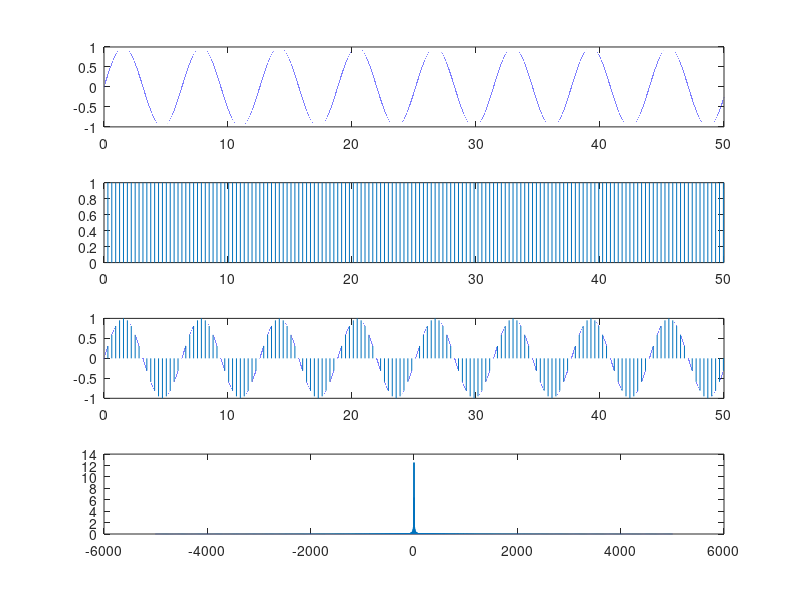

MATLAB code to generate this figure:
ts = 0.0001;
t = 0:ts:50;
x = (square(10*t,50)+1)/2;
y = sin(t);
subplot(4,1,1)
plot(t,y)
subplot(4,1,2)
plot(t,x)
subplot(4,1,3)
m = x.*y;
plot(t,m)
M = fft(m)*ts;
fs = 1/ts;
f = ((-fs/2)+fs/length(M)):fs/length(M):fs/2;
subplot(4,1,4)
plot(f,fftshift(abs(M)))
